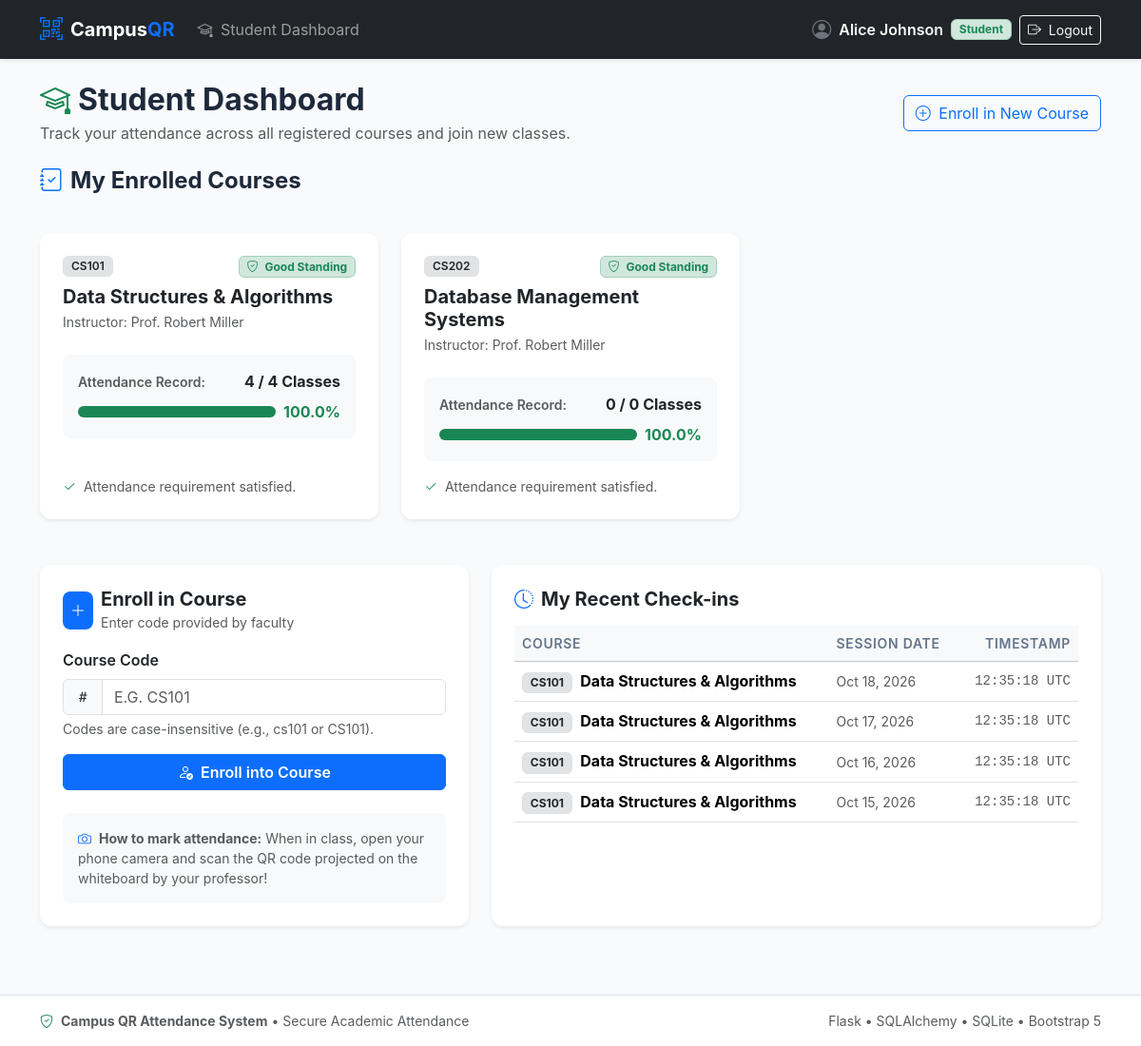
Screenshot of /student/dashboard (signed in) with the database file from the repository.
### app.py (models this page shows, shortened)
class User(db.Model, UserMixin):
    __tablename__ = 'user'
    id = db.Column(db.Integer, primary_key=True)
    name = db.Column(db.String(100), nullable=False)
    email = db.Column(db.String(120), unique=True, nullable=False, index=True)
    password_hash = db.Column(db.String(200), nullable=False)
    role = db.Column(db.String(20), nullable=False)  # 'faculty' or 'student'
    created_at = db.Column(db.DateTime, default=utc_now)
    courses = db.relationship('Course', backref='faculty', lazy=True, cascade='all, delete-orphan')
    enrollments = db.relationship('Enrollment', backref='student', lazy=True, cascade='all, delete-orphan')
    attendances = db.relationship('Attendance', backref='student', lazy=True, cascade='all, delete-orphan')
    def is_faculty(self):
        return self.role == 'faculty'
    def is_student(self):
        return self.role == 'student'

class Course(db.Model):
    __tablename__ = 'course'
    id = db.Column(db.Integer, primary_key=True)
    code = db.Column(db.String(20), unique=True, nullable=False, index=True)
    name = db.Column(db.String(120), nullable=False)
    faculty_id = db.Column(db.Integer, db.ForeignKey('user.id'), nullable=False)
    created_at = db.Column(db.DateTime, default=utc_now)
    enrollments = db.relationship('Enrollment', backref='course', lazy=True, cascade='all, delete-orphan')
    sessions = db.relationship(
        'ClassSession',
        backref='course',
        lazy=True,
        cascade='all, delete-orphan',
        order_by='ClassSession.created_at.desc()'
    )

class Attendance(db.Model):
    __tablename__ = 'attendance'
    id = db.Column(db.Integer, primary_key=True)
    session_id = db.Column(db.Integer, db.ForeignKey('class_session.id'), nullable=False)
    student_id = db.Column(db.Integer, db.ForeignKey('user.id'), nullable=False)
    marked_at = db.Column(db.DateTime, default=utc_now)
    __table_args__ = (
        db.UniqueConstraint('session_id', 'student_id', name='unique_session_student'),
    )

### app.py (the view)
@app.route('/student/dashboard')
@student_required
def student_dashboard():
    enrollments = Enrollment.query.filter_by(student_id=current_user.id).all()
    course_stats = []
    has_any_low_attendance = False
    for enr in enrollments:
        c = enr.course
        total_sessions = ClassSession.query.filter_by(course_id=c.id).count()
        attended_count = Attendance.query.join(ClassSession).filter(
            ClassSession.course_id == c.id,
            Attendance.student_id == current_user.id
        ).count()
        if total_sessions > 0:
            pct = round((attended_count / total_sessions) * 100, 1)
            is_low = pct < ATTENDANCE_THRESHOLD
        else:
            pct = 100.0
            is_low = False
        if is_low:
            has_any_low_attendance = True
        course_stats.append({
            'course': c,
            'faculty_name': c.faculty.name,
            'attended': attended_count,
            'total': total_sessions,
            'percentage': pct,
            'is_low': is_low
        })
    recent_attendances = Attendance.query.filter_by(student_id=current_user.id)\
        .order_by(Attendance.marked_at.desc()).limit(10).all()
    return render_template(
        'student_dashboard.html',
        course_stats=course_stats,
        recent_attendances=recent_attendances,
        threshold=ATTENDANCE_THRESHOLD,
        has_any_low_attendance=has_any_low_attendance
    )

### app.py (called while the page is built)
def student_required(f):
    @wraps(f)
    @login_required
    def decorated_function(*args, **kwargs):
        if not current_user.is_student():
            flash('Access denied. Student account required.', 'danger')
            return redirect(url_for('faculty_dashboard'))
        return f(*args, **kwargs)
    return decorated_function

@login_manager.user_loader
def load_user(user_id):
    return db.session.get(User, int(user_id))

### templates/student_dashboard.html (shortened to what this page needs)
{% extends 'base.html' %}
{% block content %}
<div class="d-flex flex-column flex-md-row justify-content-between align-items-md-center gap-3 mb-4">
    <div>
        <h2 class="fw-bold mb-1">
            <i class="bi bi-mortarboard text-success me-2"></i>Student Dashboard
        </h2>
        <p class="text-muted mb-0">Track your attendance across all registered courses and join new classes.</p>
    </div>
    <div>
        <a href="#enrollSection" class="btn btn-outline-primary">
            <i class="bi bi-plus-circle me-1"></i> Enroll in New Course
        </a>
    </div>
</div>
<div class="row g-4 mb-5">
    <div class="col-12">
        <h4 class="fw-bold mb-3"><i class="bi bi-journal-check text-primary me-2"></i>My Enrolled Courses</h4>
    </div>
    {% if course_stats %}
        {% for stat in course_stats %}
            {% set c = stat.course %}
            <div class="col-md-6 col-lg-4">
                <div class="card h-100 border-0 shadow-sm {% if stat.is_low %}border-top border-4 border-danger{% endif %}">
                    <div class="card-body p-4 d-flex flex-column">
                        <div class="d-flex justify-content-between align-items-start mb-2">
                            <span class="badge bg-secondary-subtle text-dark border px-2 py-1 rounded fw-semibold">
                                {{ c.code }}
                            </span>
                            {% if stat.is_low %}
                                <span class="badge bg-danger text-white">
                                    <i class="bi bi-exclamation-triangle-fill me-1"></i> Below {{ threshold|int }}%
                                </span>
                            {% else %}
                                <span class="badge bg-success-subtle text-success border border-success-subtle">
                                    <i class="bi bi-shield-check me-1"></i> Good Standing
                                </span>
                            {% endif %}
                        </div>
                        <h5 class="card-title fw-bold text-dark mb-1">{{ c.name }}</h5>
                        <p class="text-muted small mb-3">Instructor: {{ stat.faculty_name }}</p>
                        <div class="p-3 bg-light rounded-3 my-2">
                            <div class="d-flex justify-content-between align-items-center mb-1">
                                <span class="small text-muted fw-semibold">Attendance Record:</span>
                                <span class="fw-bold text-dark">{{ stat.attended }} / {{ stat.total }} Classes</span>
                            </div>
                            <div class="d-flex align-items-center gap-2 mt-2">
                                <div class="progress flex-grow-1" style="height: 12px;">
                                    <div class="progress-bar {% if stat.is_low %}bg-danger{% else %}bg-success{% endif %}"
                                         role="progressbar"
                                         style="width: {{ stat.percentage }}%;"
                                         aria-valuenow="{{ stat.percentage }}"
                                         aria-valuemin="0"
                                         aria-valuemax="100">
                                    </div>
                                </div>
                                <span class="fw-bold {% if stat.is_low %}text-danger{% else %}text-success{% endif %}">
                                    {{ stat.percentage }}%
                                </span>
                            </div>
                        </div>
                        {% if stat.is_low %}
                            <div class="alert alert-danger py-2 px-3 small mt-auto mb-0">
                                <i class="bi bi-info-circle me-1"></i> Attend next class to recover your percentage.
                            </div>
                        {% else %}
                            <div class="text-muted small mt-auto pt-2">
                                <i class="bi bi-check2 text-success me-1"></i> Attendance requirement satisfied.
                            </div>
                        {% endif %}
                    </div>
                </div>
            </div>
        {% endfor %}
    {% endif %}
</div>
<div class="row g-4" id="enrollSection">
    <div class="col-lg-5">
        <div class="card border-0 shadow-sm p-4 h-100">
            <div class="d-flex align-items-center gap-2 mb-3">
                <div class="bg-primary text-white rounded-3 p-2">
                    <i class="bi bi-plus-lg"></i>
                </div>
                <div>
                    <h5 class="fw-bold mb-0">Enroll in Course</h5>
                    <small class="text-muted">Enter code provided by faculty</small>
                </div>
            </div>
            <form method="POST" action="{{ url_for('enroll_course') }}">
                <div class="mb-3">
                    <label for="enroll_code" class="form-label fw-semibold">Course Code</label>
                    <div class="input-group">
                        <span class="input-group-text"><i class="bi bi-hash"></i></span>
                        <input type="text" class="form-control" id="enroll_code" name="code" placeholder="e.g. CS101" required style="text-transform: uppercase;">
                    </div>
                    <div class="form-text">Codes are case-insensitive (e.g., cs101 or CS101).</div>
                </div>
                <button type="submit" class="btn btn-primary w-100 fw-semibold">
                    <i class="bi bi-person-check me-1"></i> Enroll into Course
                </button>
            </form>
            <div class="mt-4 p-3 bg-light rounded-3 small text-muted">
                <i class="bi bi-camera me-1 text-primary"></i> <strong>How to mark attendance:</strong>
                When in class, open your phone camera and scan the QR code projected on the whiteboard by your professor!
            </div>
        </div>
    </div>
    <div class="col-lg-7">
        <div class="card border-0 shadow-sm p-4 h-100">
            <h5 class="fw-bold mb-3"><i class="bi bi-clock-history text-primary me-2"></i>My Recent Check-ins</h5>
            {% if recent_attendances %}
                <div class="table-responsive">
                    <table class="table table-hover align-middle mb-0">
                        <thead class="table-light">
                            <tr>
                                <th>Course</th>
                                <th>Session Date</th>
                                <th class="text-end">Timestamp</th>
                            </tr>
                        </thead>
                        <tbody>
                            {% for att in recent_attendances %}
                                <tr>
                                    <td>
                                        <span class="badge bg-secondary-subtle text-dark border me-1">{{ att.session.course.code }}</span>
                                        <strong>{{ att.session.course.name }}</strong>
                                    </td>
                                    <td class="text-muted small">
                                        {{ att.marked_at.strftime('%b %d, %Y') }}
                                    </td>
                                    <td class="text-end font-monospace text-muted small">
                                        {{ att.marked_at.strftime('%H:%M:%S UTC') }}
                                    </td>
                                </tr>
                            {% endfor %}
                        </tbody>
                    </table>
                </div>
            {% else %}
                <div class="text-center py-4 text-muted small">
                    <i class="bi bi-journal-x fs-2 text-secondary opacity-50 d-block mb-2"></i>
                    No attendance records found yet. Scan your first classroom QR code to record attendance.
                </div>
            {% endif %}
        </div>
    </div>
</div>
{% endblock %}

### templates/base.html (shortened to what this page needs)
<!DOCTYPE html>
<html lang="en">
<head>
    <link href="https://cdn.jsdelivr.net/npm/bootstrap@5.3.2/dist/css/bootstrap.min.css" rel="stylesheet">
    <link href="https://cdn.jsdelivr.net/npm/bootstrap-icons@1.11.3/font/bootstrap-icons.min.css" rel="stylesheet">
    <link rel="stylesheet" href="{{ url_for('static', filename='css/style.css') }}">
</head>
<body>
    <nav class="navbar navbar-expand-lg navbar-dark bg-dark sticky-top shadow-sm">
        <div class="container">
            <a class="navbar-brand fw-bold d-flex align-items-center gap-2" href="{{ url_for('index') }}">
                <i class="bi bi-qr-code-scan text-primary fs-4"></i>
                <span>Campus<span class="text-primary">QR</span></span>
            </a>
            <div class="collapse navbar-collapse" id="navbarContent">
                <ul class="navbar-nav me-auto mb-2 mb-lg-0">
                    {% if current_user.is_authenticated %}
                        {% if current_user.is_faculty() %}
                            <li class="nav-item">
                                <a class="nav-link" href="{{ url_for('faculty_dashboard') }}">
                                    <i class="bi bi-speedometer2 me-1"></i> Faculty Dashboard
                                </a>
                            </li>
                        {% else %}
                            <li class="nav-item">
                                <a class="nav-link" href="{{ url_for('student_dashboard') }}">
                                    <i class="bi bi-mortarboard me-1"></i> Student Dashboard
                                </a>
                            </li>
                        {% endif %}
                    {% else %}
                        <li class="nav-item">
                            <a class="nav-link" href="{{ url_for('index') }}">Home</a>
                        </li>
                    {% endif %}
                </ul>
                <ul class="navbar-nav ms-auto align-items-lg-center gap-2">
                    {% if current_user.is_authenticated %}
                        <li class="nav-item d-flex align-items-center gap-2 text-light py-2 py-lg-0">
                            <i class="bi bi-person-circle fs-5 text-secondary"></i>
                            <span class="fw-semibold">{{ current_user.name }}</span>
                            {% if current_user.is_faculty() %}
                                <span class="badge bg-primary-subtle text-primary border border-primary-subtle">Faculty</span>
                            {% else %}
                                <span class="badge bg-success-subtle text-success border border-success-subtle">Student</span>
                            {% endif %}
                        </li>
                        <li class="nav-item">
                            <a class="btn btn-outline-light btn-sm" href="{{ url_for('logout') }}">
                                <i class="bi bi-box-arrow-right me-1"></i> Logout
                            </a>
                        </li>
                    {% endif %}
                </ul>
            </div>
        </div>
    </nav>
    <main class="container py-4">
        {% block content %}{% endblock %}
    </main>
    <footer class="bg-white border-top py-3 mt-5">
        <div class="container text-center text-muted small">
            <div class="row align-items-center">
                <div class="col-md-6 text-md-start mb-2 mb-md-0">
                    <i class="bi bi-shield-check text-success me-1"></i>
                    <strong>Campus QR Attendance System</strong> &bull; Secure Academic Attendance
                </div>
                <div class="col-md-6 text-md-end">
                    <span>Flask &bull; SQLAlchemy &bull; SQLite &bull; Bootstrap 5</span>
                </div>
            </div>
        </div>
    </footer>
</body>
</html>

### static/css/style.css (style rules this page uses)
:root { --primary-color: #2563eb; --primary-hover: #1d4ed8; --dark-navy: #0f172a; --card-border: #e2e8f0; --bg-light: #f8fafc; }
body { background-color: var(--bg-light); font-family: -apple-system, BlinkMacSystemFont, "Segoe UI", Roboto, "Helvetica Neue", Arial, sans-serif; color: #1e293b; min-height: 100vh; display: flex; flex-direction: column; }
main { flex: 1 0 auto; }
footer { flex-shrink: 0; }
.card { border-radius: 0.75rem; box-shadow: 0 1px 3px rgba(0, 0, 0, 0.05), 0 1px 2px rgba(0, 0, 0, 0.1); transition: transform 0.15s ease, box-shadow 0.15s ease; }
.table th { font-weight: 600; font-size: 0.875rem; text-transform: uppercase; letter-spacing: 0.05em; color: #64748b; }

### rows the page displays
User: name "Alice Johnson"
User: faculty_name "Prof. Robert Miller", attended "4", total "4", percentage "100.0", attended "0", total "0"
Course: code "CS101", name "Data Structures & Algorithms"
Course: code "CS202", name "Database Management Systems"
Attendance: session.course.code "CS101", session.course.name "Data Structures & Algorithms", marked_at "Oct 18, 2026", marked_at "12:35:18 UTC"
Attendance: session.course.code "CS101", session.course.name "Data Structures & Algorithms", marked_at "Oct 17, 2026", marked_at "12:35:18 UTC"
Attendance: session.course.code "CS101", session.course.name "Data Structures & Algorithms", marked_at "Oct 16, 2026", marked_at "12:35:18 UTC"
Attendance: session.course.code "CS101", session.course.name "Data Structures & Algorithms", marked_at "Oct 15, 2026", marked_at "12:35:18 UTC"
